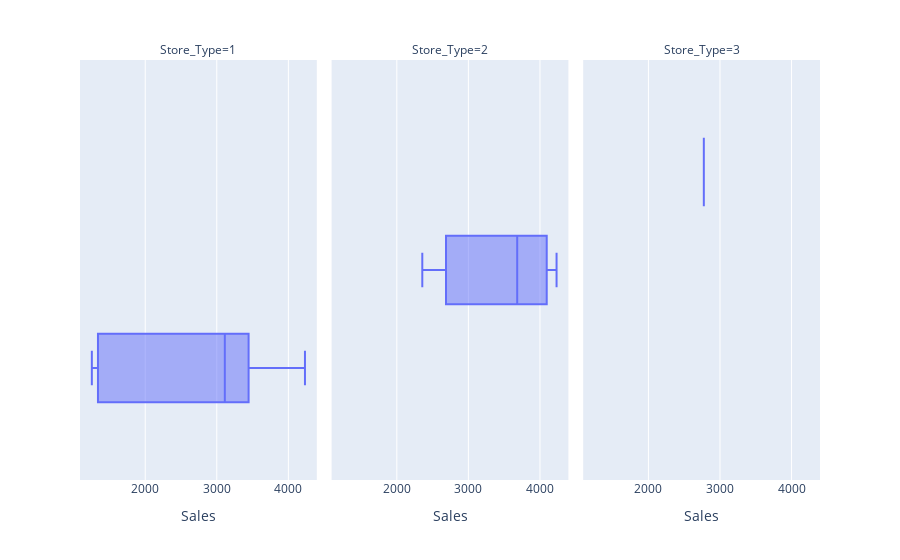

Notebook cell for this chart:
### Code cell
import plotly.express as px

px.box(df_sales, x='Sales', facet_col='Store_Type')

### Figure 1 — Plotly figure (JSON) as saved in the notebook; plotly's stock layout.template omitted (floating-point values rounded to 4 significant figures)
{"data": [{"alignmentgroup": "True", "hovertemplate": "Store_Type=1<br>Sales=%{x}<extra></extra>", "legendgroup": "", "marker": {"color": "#636efa"}, "name": "", "notched": false, "offsetgroup": "", "orientation": "h", "showlegend": false, "type": "box", "x": [3112.0, 3182.0, 1368.0, 1254.0, 4232.0], "x0": " ", "xaxis": "x", "y0": " ", "yaxis": "y"}, {"alignmentgroup": "True", "hovertemplate": "Store_Type=2<br>Sales=%{x}<extra></extra>", "legendgroup": "", "marker": {"color": "#636efa"}, "name": "", "notched": false, "offsetgroup": "", "orientation": "h", "showlegend": false, "type": "box", "x": [3682.0, NaN, 4232.0, 2356.0], "x0": " ", "xaxis": "x2", "y0": " ", "yaxis": "y2"}, {"alignmentgroup": "True", "hovertemplate": "Store_Type=3<br>Sales=%{x}<extra></extra>", "legendgroup": "", "marker": {"color": "#636efa"}, "name": "", "notched": false, "offsetgroup": "", "orientation": "h", "showlegend": false, "type": "box", "x": [2774.0, NaN, NaN], "x0": " ", "xaxis": "x3", "y0": " ", "yaxis": "y3"}], "layout": {"annotations": [{"font": {}, "showarrow": false, "text": "Store_Type=1", "x": 0.16, "xanchor": "center", "xref": "paper", "y": 1, "yanchor": "bottom", "yref": "paper"}, {"font": {}, "showarrow": false, "text": "Store_Type=2", "x": 0.5, "xanchor": "center", "xref": "paper", "y": 1, "yanchor": "bottom", "yref": "paper"}, {"font": {}, "showarrow": false, "text": "Store_Type=3", "x": 0.84, "xanchor": "center", "xref": "paper", "y": 1, "yanchor": "bottom", "yref": "paper"}], "boxmode": "group", "legend": {"tracegroupgap": 0}, "margin": {"t": 60}, "xaxis": {"anchor": "y", "domain": [0, 0.32], "title": {"text": "Sales"}}, "xaxis2": {"anchor": "y2", "domain": [0.34, 0.66], "matches": "x", "title": {"text": "Sales"}}, "xaxis3": {"anchor": "y3", "domain": [0.68, 1.0], "matches": "x", "title": {"text": "Sales"}}, "yaxis": {"anchor": "x", "domain": [0, 1]}, "yaxis2": {"anchor": "x2", "domain": [0, 1], "matches": "y", "showticklabels": false}, "yaxis3": {"anchor": "x3", "domain": [0, 1], "matches": "y", "showticklabels": false}}}
